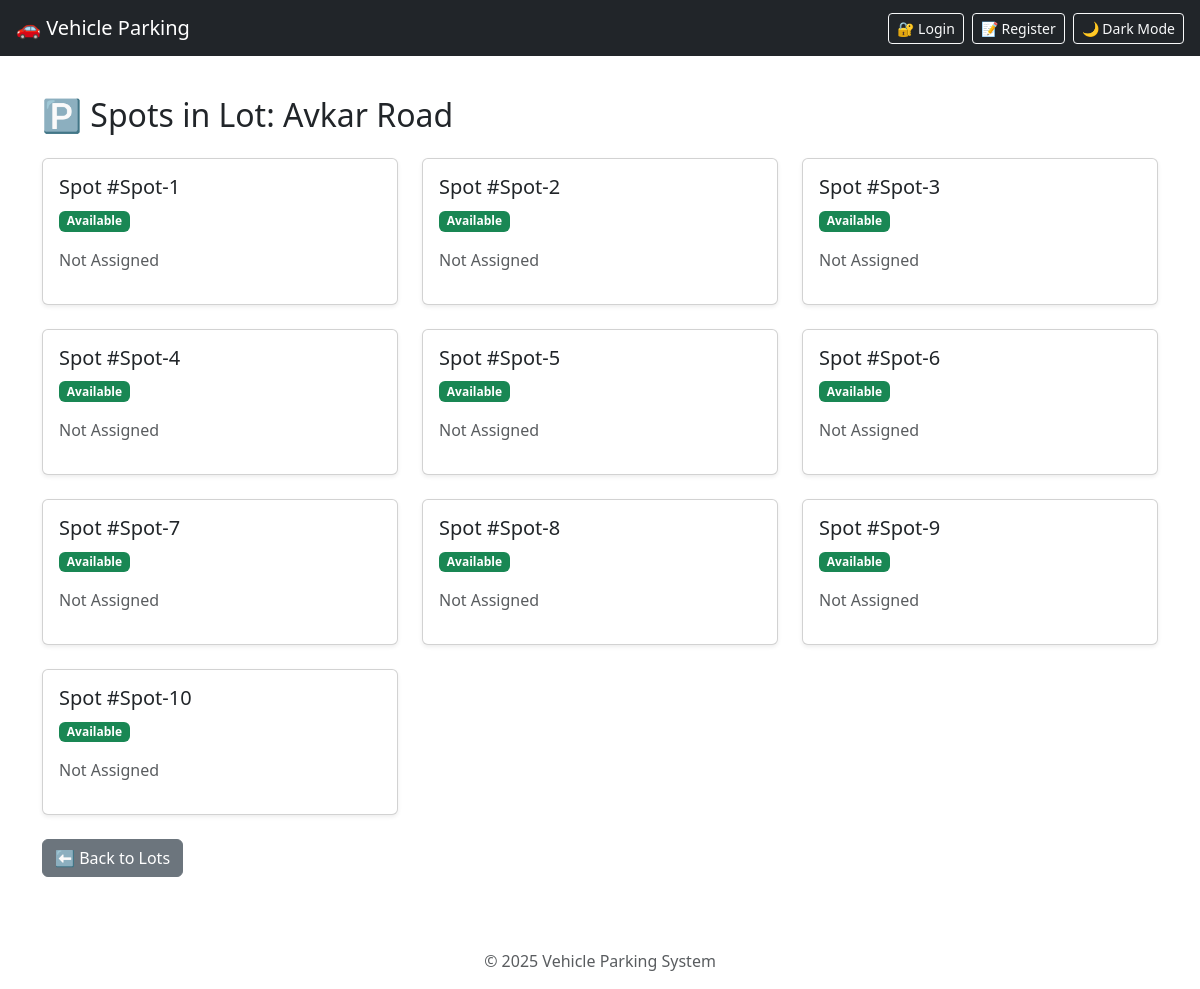
/view_spots/1, run on the app's committed database.
### tables this page shows
CREATE TABLE parking_lots (
            id INTEGER PRIMARY KEY AUTOINCREMENT,
            name TEXT NOT NULL,
            address TEXT NOT NULL,
            pin_code TEXT,
            total_spots INTEGER NOT NULL,
            available_spots INTEGER NOT NULL
        , price_per_hour REAL DEFAULT 20.0);

CREATE TABLE parking_spots (
            id INTEGER PRIMARY KEY AUTOINCREMENT,
            lot_id INTEGER NOT NULL,
            spot_number TEXT NOT NULL,
            is_occupied INTEGER DEFAULT 0,
            current_user_id INTEGER,
            FOREIGN KEY(lot_id) REFERENCES parking_lots(id),
            FOREIGN KEY(current_user_id) REFERENCES users(id)
        );

### app.py (the view)
@app.route('/view_spots/<int:lot_id>')
def view_spots(lot_id):
    conn = get_db_connection()
    lot = conn.execute('SELECT * FROM parking_lots WHERE id = ?', (lot_id,)).fetchone()
    spots = conn.execute('''
        SELECT parking_spots.*, users.email as user_email
        FROM parking_spots
        LEFT JOIN users ON parking_spots.current_user_id = users.id
        WHERE lot_id = ?
    ''', (lot_id,)).fetchall()
    conn.close()
    return render_template('view_spots.html', lot=lot, spots=spots)

### app.py (called while the page is built)
def get_db_connection():
    conn = sqlite3.connect(DATABASE)
    conn.row_factory = sqlite3.Row
    return conn

### templates/view_spots.html (shortened to what this page needs)
{% extends "base.html" %}
{% block content %}
<h2 class="mb-4">🅿️ Spots in Lot: {{ lot.name }}</h2>
<div class="row row-cols-1 row-cols-md-2 row-cols-lg-3 g-4">
  {% for spot in spots %}
  <div class="col">
    <div class="card shadow-sm h-100">
      <div class="card-body">
        <h5 class="card-title">Spot #{{ spot.spot_number }}</h5>
        <p class="card-text">
          <span class="badge {% if spot.is_occupied %}bg-danger{% else %}bg-success{% endif %}">
            {% if spot.is_occupied %}Occupied{% else %}Available{% endif %}
          </span>
        </p>
        <p class="text-muted">
          {% if spot.user_email %}
          Reserved by: <strong>{{ spot.user_email }}</strong>
          {% else %}
          Not Assigned
          {% endif %}
        </p>
      </div>
    </div>
  </div>
  {% endfor %}
</div>
<a href="{{ url_for('view_lots') }}" class="btn btn-secondary mt-4">⬅ Back to Lots</a>
{% endblock %}

### data on the page
parking_lots: name "Avkar Road"
parking_spots: spot_number "Spot-1", is_occupied "Available"
parking_spots: spot_number "Spot-2", is_occupied "Available"
parking_spots: spot_number "Spot-3", is_occupied "Available"
parking_spots: spot_number "Spot-4", is_occupied "Available"
parking_spots: spot_number "Spot-5", is_occupied "Available"
parking_spots: spot_number "Spot-6", is_occupied "Available"
parking_spots: spot_number "Spot-7", is_occupied "Available"
parking_spots: spot_number "Spot-8", is_occupied "Available"
parking_spots: spot_number "Spot-9", is_occupied "Available"
parking_spots: spot_number "Spot-10", is_occupied "Available"
